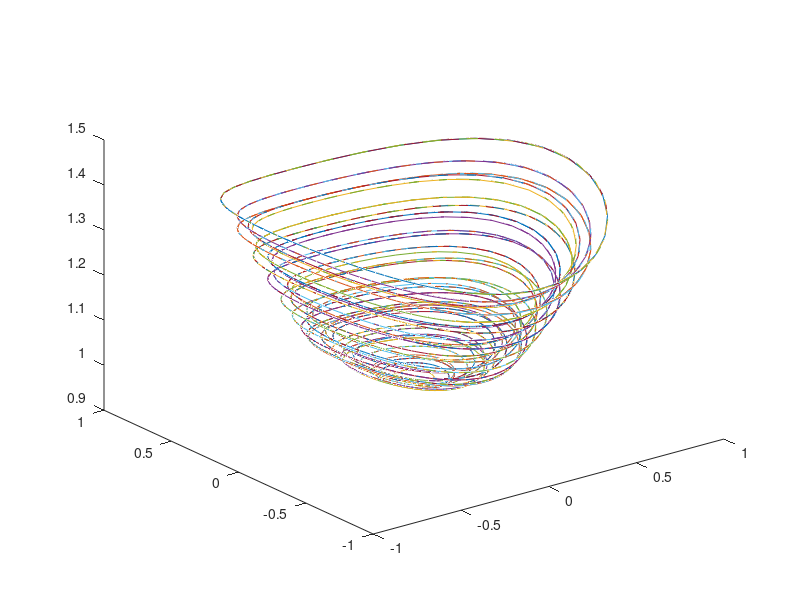

Write the MATLAB code that produced this figure.
%hw3_problem 2d
clear;
clc;
I1 = 3;
I2 = 2;
I3 = 1;
L = 1;
mu = [0,0,0];


func = @(t,w)[(I2-I3)/I1*w(2)*w(3)+mu(1);
              (I3-I1)/I2*w(1)*w(3)+mu(2);
              (I1-I2)/I3*w(1)*w(2)+mu(3)];

tspan = [0,10];
hg_norm = L;

for w10 = -.4:.05:.4
    for w20 = -.4:.05:.4
        if I1^2*w10^2+I2^2*w20^2 > L^2
            break;
        end
%         w10 = L/I1-.1;
%         w20 = 0.1
        w30 = sqrt(I1^2*w10^2+I2^2*w20^2+hg_norm^2)/I3;
        init = [w10,w20,w30];

        [t, x] = ode45(func, tspan, init);
        
        figure(1)
        plot3(I1*x(:,1),I2*x(:,2),I3*x(:,3));
        hold on
    end
end
% for x10 = [-1.5 -1 -0.5 0 0.5 1 1.5]
%     for x20 = [-1.5 -1 -0.5 0 0.5 1 1.5]
%         [ts,xs] = ode45(func,tspan,[x10;x20]);
%         plot(xs(:,1),xs(:,2))
%         plot(xs(1,1),xs(1,2),'bo') % starting point
%         plot(xs(end,1),xs(end,2),'ks') % ending point
%     end
% end
